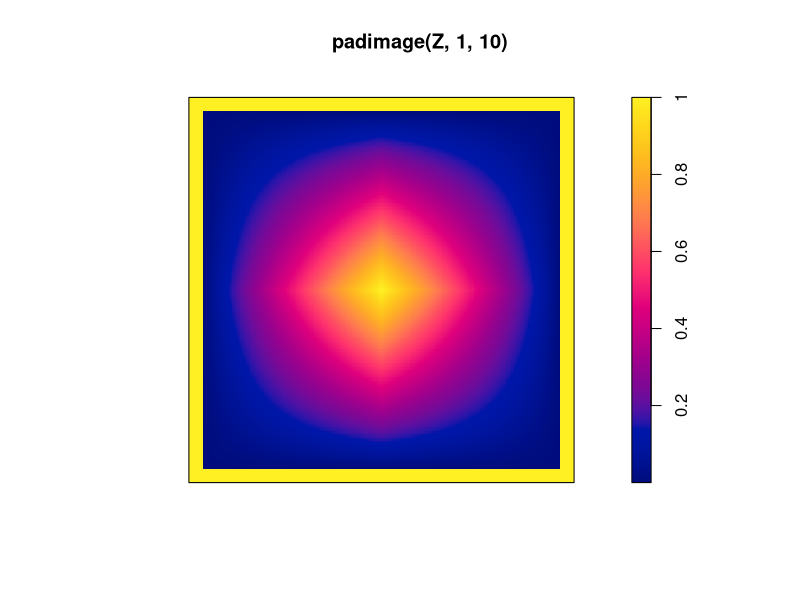

This chart was generated by the following R code:
library(spatstat)


### Name: padimage
### Title: Pad the Border of a Pixel Image
### Aliases: padimage
### Keywords: spatial manip

### ** Examples

 Z <- setcov(owin())
 plot(padimage(Z, 1, 10))
